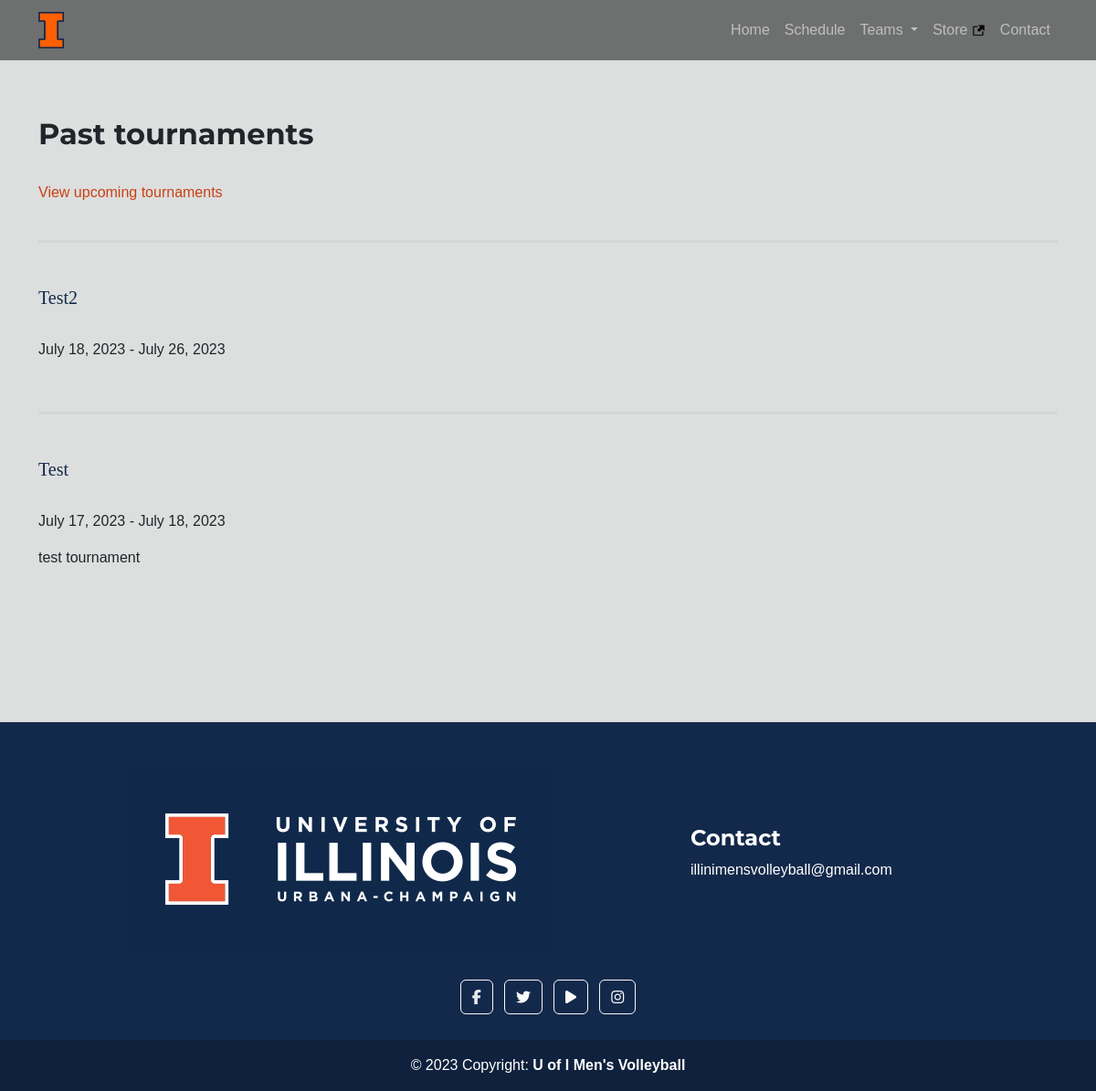
The app's page /schedule/history/, older data.
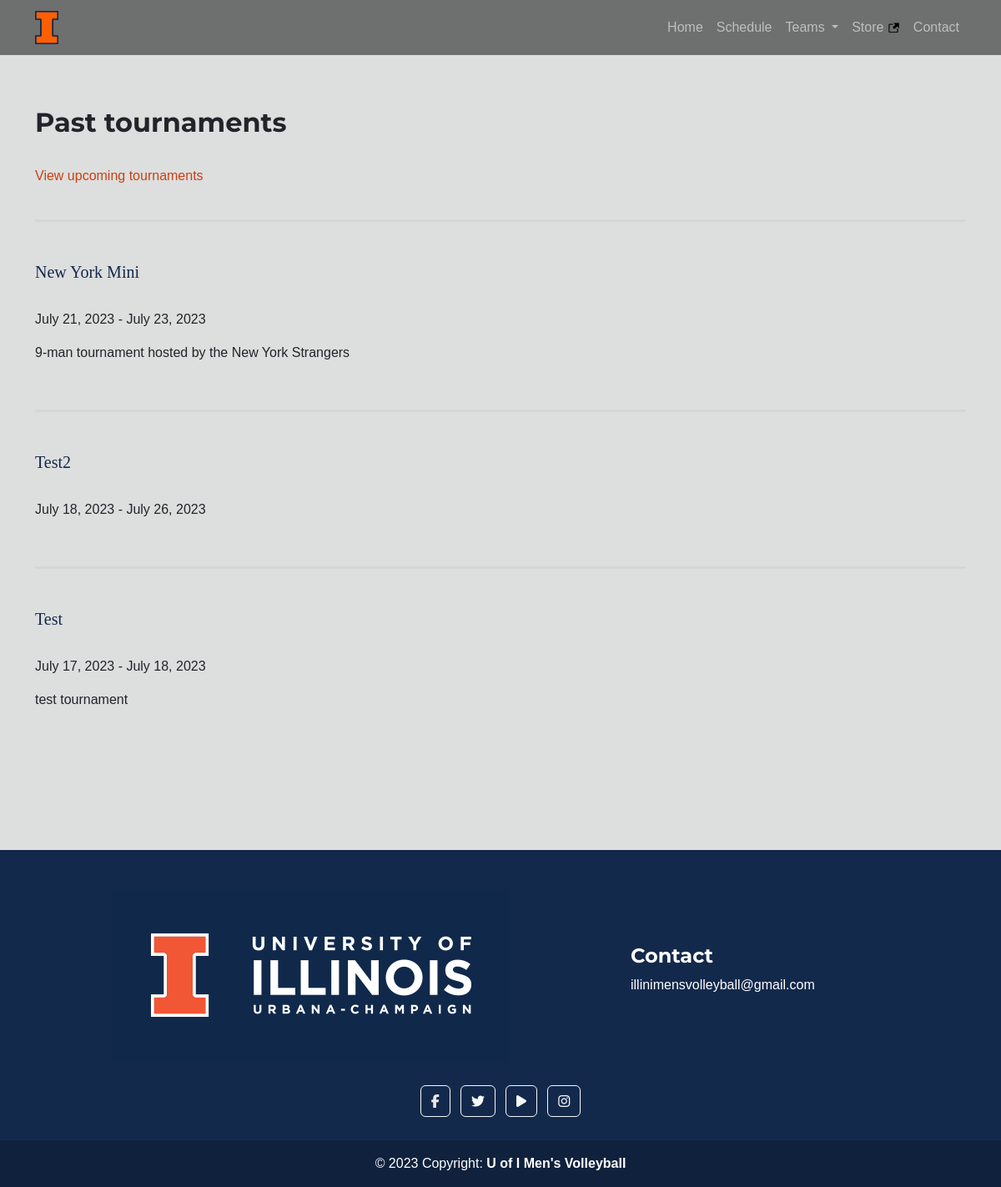
The same page, newer data.
### schedule/models.py (models this page shows, shortened)
class Tournament(models.Model):
    name = models.CharField(max_length=200)
    start_date = models.DateField()
    end_date = models.DateField(blank=True, null=True)
    description = models.TextField(blank=True)
    image = models.ImageField(blank=True)
    def get_absolute_url(self):
        return reverse("schedule:detail", kwargs={"pk": self.pk})

### schedule/views.py (the view)
# urls.py: path('history/', views.PastTournamentList.as_view(), name='history'),
class PastTournamentList(ListView):
    template_name = 'schedule/history.html'
    queryset = Tournament.objects.filter(
        end_date__lte=timezone.now().date()
    ).order_by('-start_date') #'-start_date reverses the order
    paginate_by = 10

### schedule/templates/schedule/history.html (shortened to what this page needs)
{% extends "base.html" %}
{% block content %}
<html lang="en">
    <section class="container section">
        <div>
            <h2 class="title">Past tournaments</h2><br>
            <a class="text" href="../">View upcoming tournaments</a><br><br>
        </div>
        {% for obj in object_list %}
        <hr class="solid">
        <div class="mt-4 pt-4">
            <a class="heading" href="{{obj.get_absolute_url}}"><h5 class="heading tournament-name">{{obj.name}}</h5></a> <br>
            <div class="text">
                <p>{{obj.start_date}} - {{obj.end_date}}</p>
                <p>{{obj.description}}</p><br>
            </div>
        </div>
        {% endfor %}
    </section>
</html>
{% endblock content %}

Row changes from the older to the newer data that the page shows:
added Tournament: name "New York Mini", start_date "July 21, 2023", end_date "July 23, 2023", description "9-man tournament hosted by the New York Strangers"
